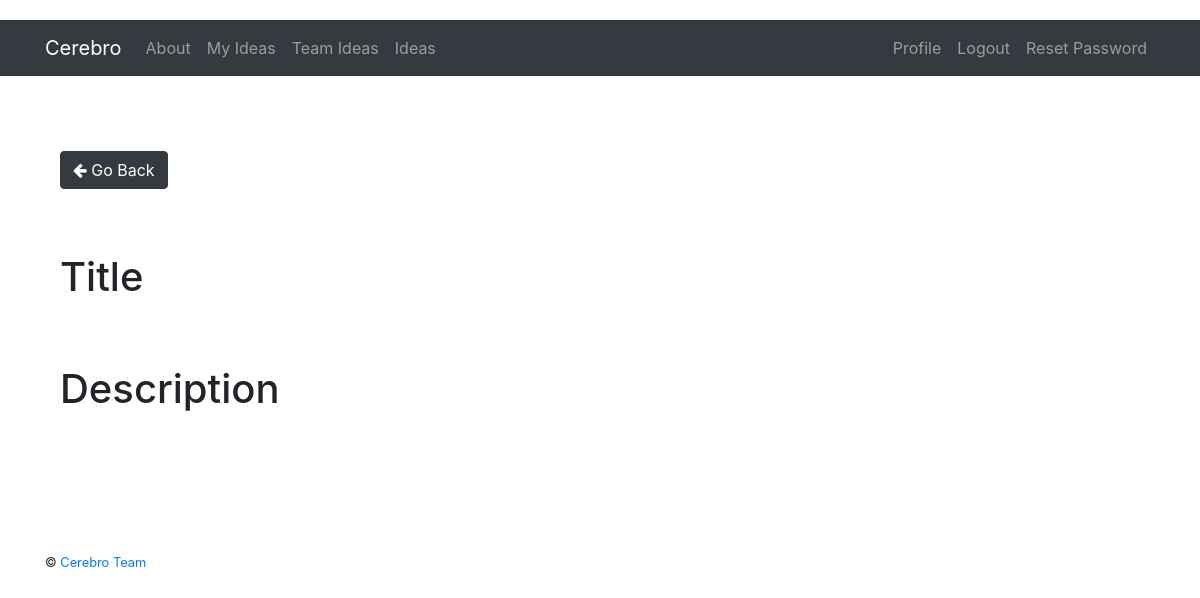
The page /ideas/242/ (signed in) on the database as committed earlier.
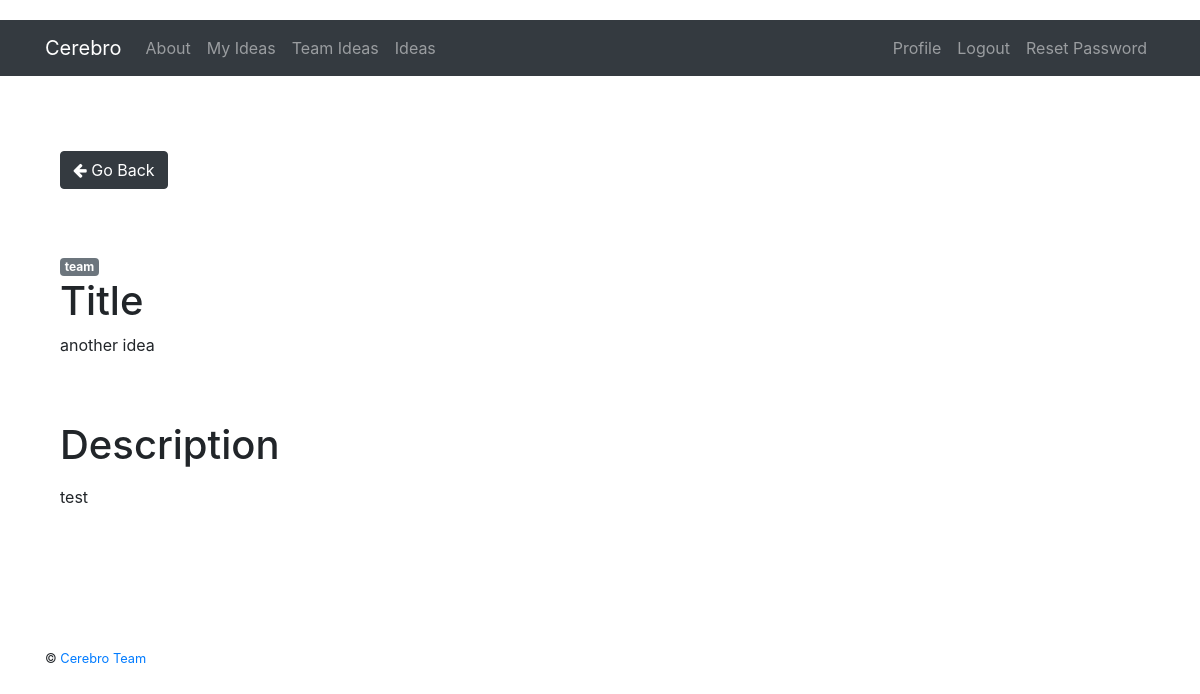
The same page on the database as committed later.
### project/server/models.py (models this page shows, shortened)
class Idea(db.Model):
    __tablename__ = "ideas"
    id = db.Column(db.Integer, primary_key=True, autoincrement=True)
    title = db.Column(db.String(255), nullable=False)
    description = db.Column(db.String(1024), nullable=True)
    owner = db.Column(db.Integer, nullable=False)
    rating = db.Column(db.Integer, nullable=True)
    created_date = db.Column(db.DateTime, nullable=False)
    access = db.Column(db.String(255), nullable=False)

### project/server/user/views.py (the view)
@user_blueprint.route('/ideas/<idea>/', methods=['GET', 'POST'])
def idea_detail(idea):
    idea_result = Idea.query.filter_by(id=idea).first()
    return render_template('user/idea_detail.html', idea=idea_result)

### project/server/__init__.py (called while the page is built)
@login_manager.user_loader
def load_user(user_id):
    return User.query.filter(User.id == int(user_id)).first()

### project/client/templates/user/idea_detail.html (shortened to what this page needs)
{% extends "_base.html" %}
{% block content %}
    <div class="container">
        <nav aria-label="...">
            <ul class="pagination">
                <li class="previous">
                    <a class="btn btn-dark ml-auto" href="{{ url_for("user.ideas") }}">
                        <i class="fa fa-arrow-left"></i> Go Back
                    </a>
                </li>
            </ul>
        </nav>
    <br><br>
    <span class="badge badge-secondary">{{ idea.access }}</span>
    <h1>Title </h1>
    <p>{{ idea.title }} </p>
    <br><br>
    <h1>Description</h1>
    <p>{{ idea.description|safe }}</p>
    <br><br>
{% endblock %}

Rows that differ between the two databases and show on the page:
added Idea: access "team", title "another idea", description "test"
